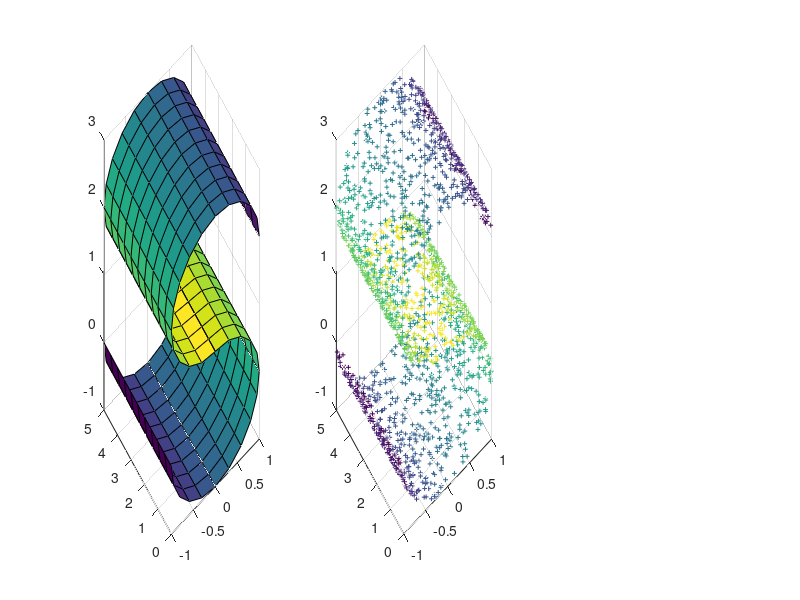

MATLAB code for this plot: (Note: this script raises an error after producing the figure.)
% S-CURVE DATASET

  N=2000;
  K=12;
  d=2; 
  
% PLOT TRUE MANIFOLD
  tt = [-1:0.1:0.5]*pi; 
  uu = fliplr(tt); 
  hh = [0:0.1:1]*5;
  xx = [cos(tt) -cos(uu)]'*ones(size(hh));
  yy = ones(size([tt uu]))'*hh;
  zz = [sin(tt) 2-sin(uu)]'*ones(size(hh));
  cc = [tt uu]' * ones(size(hh));

  subplot(1,3,1);
  surf(xx,yy,zz,cc);

% GENERATE SAMPLED DATA
    
  angle = pi*(1.5*rand(1,N/2)-1); 
  angle_lr = fliplr(angle);
  height = 5*rand(1,N);
  X = [[cos(angle), -cos(angle_lr)]; height; [ sin(angle), 2-sin(angle_lr)]];

% SCATTERPLOT OF SAMPLED DATA
  subplot(1,3,2);
  scatter3(X(1,:),X(2,:),X(3,:),12,[angle angle_lr],'+');

% RUN LLE ALGORITHM
Y=lle(X,K,d);

% SCATTERPLOT OF EMBEDDING
  subplot(1,3,3); cla;
  scatter(Y(1,:),Y(2,:),12,[angle angle_lr],'+');
  

